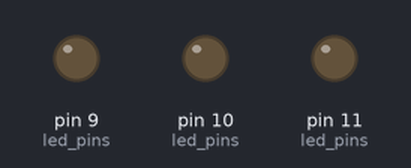
Bench run of a sketch on a simulated Arduino Uno, built with avr-gcc and run on an emulated ATmega328P. On the bench: output pins drawn as LEDs (lit = HIGH).

Above: at 0.05 s.
At 0.55 s:
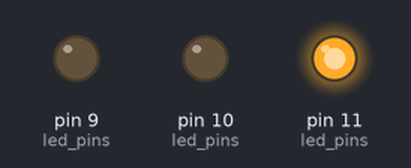
At 1.1 s:
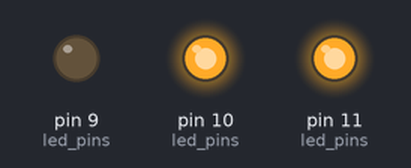
At 2.1 s:
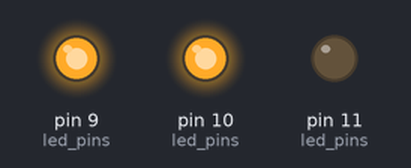
At 3.15 s:
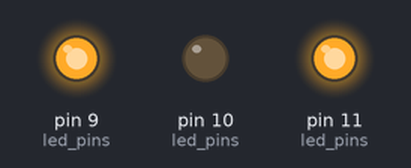
At 4.15 s:
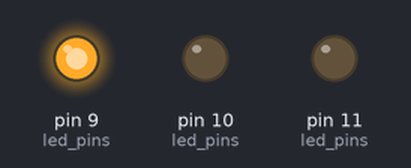
Timing chart, 0 to 5.4 s (numbered marks = the images above):
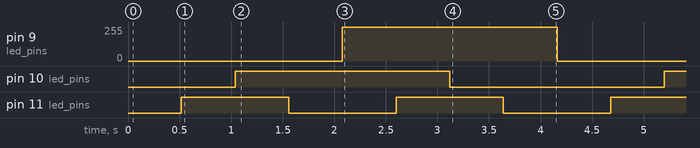

The sketch:

common_cathode.ino
```cpp
const unsigned int led_pins[3]={9,10,11};
class RGB
{
	private:
		unsigned int r_pin,g_pin,b_pin,d=2;
	public:
		void OP(unsigned int led_pins[])
		{
			r_pin=led_pins[0];
			g_pin=led_pins[1];
			b_pin=led_pins[2];
			pinMode(r_pin,OUTPUT);
			pinMode(g_pin,OUTPUT);
			pinMode(b_pin,OUTPUT);
			setColor(0,0,0);
		}
		void setColor(byte r_value,byte g_value,byte b_value)
		{
			analogWrite(r_pin,r_value);
			analogWrite(g_pin,g_value);
			analogWrite(b_pin,b_value);
		}
		void pattern0()
		{
			int i;
			for(i=0;i<=255;i++)
			{
				this->setColor(0,0,i);
				delay(d);
			}
			for(i=0;i<=255;i++)
			{
				this->setColor(0,i,255);
				delay(d);
			}
			for(i=0;i<=255;i++)
			{
				this->setColor(0,255,255-i);
				delay(d);
			}
			for(i=0;i<=255;i++)
			{
				this->setColor(i,255,0);
				delay(d);
			}
			for(i=0;i<=255;i++)
			{
				this->setColor(255,255,i);
				delay(d);
			}
			for(i=0;i<=255;i++)
			{
				this->setColor(255,255-i,255);
				delay(d);
			}
			for(i=0;i<=255;i++)
			{
				this->setColor(255,0,255-i);
				delay(d);
			}
			for(i=0;i<=255;i++)
			{
				this->setColor(255-i,0,0);
				delay(d);
			}
		}
};
RGB led;
void setup()
{
	led.OP(led_pins);
}
void loop()
{
	led.pattern0();
}
```

Measured:
- by itself, pin 9 (led_pins): alternates 255/255 for 2.1 s and 0/255 for 2.1 s
- by itself, pin 10 (led_pins): alternates HIGH for 2.1 s and LOW for 2.1 s
- by itself, pin 11 (led_pins): alternates HIGH for 1.0 s and LOW for 1.0 s
